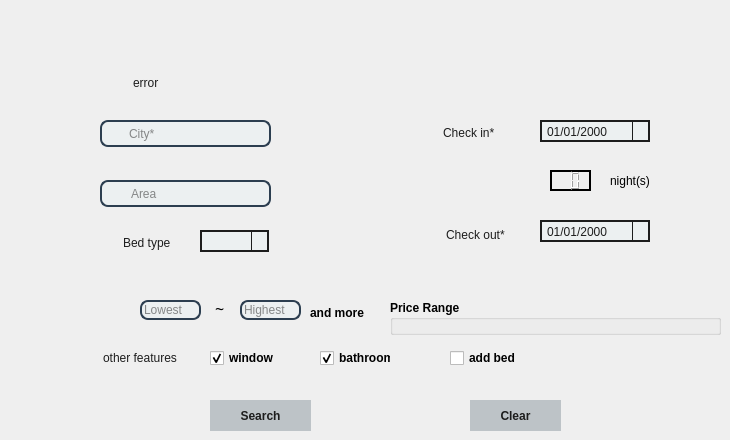
  <widget class="QWidget" name="search_tab">
   <attribute name="title">
    <string>              search              </string>
   </attribute>
   <widget class="QLineEdit" name="city_lineedit">
    <property name="geometry">
     <rect>
      <x>100</x>
      <y>120</y>
      <width>171</width>
      <height>27</height>
     </rect>
    </property>
    <property name="styleSheet">
     <string notr="true">QLineEdit
{
  color: #1d1d1d;
  background-color: #ecf0f1;
  border: 2px solid #2c3e50;
  border-radius: 8px;
  padding-left: 25px;
  font-family:&quot;Microsoft YaHei UI&quot;;
  text-align: left;
  padding-right: 50px;
  background-image: url(:/qss/icon/location.png);
  background-repeat:no-repeat;
  background-position: center left;
}


</string>
    </property>
    <property name="text">
     <string/>
    </property>
    <property name="placeholderText">
     <string>City*</string>
    </property>
   </widget>
   <widget class="QDateEdit" name="check_in_dateedit">
    <property name="geometry">
     <rect>
      <x>540</x>
      <y>120</y>
      <width>110</width>
      <height>22</height>
     </rect>
    </property>
    <property name="focusPolicy">
     <enum>Qt::ClickFocus</enum>
    </property>
    <property name="styleSheet">
     <string notr="true">QDateEdit
{
  color: #1d1d1d;
  background-color: #ecf0f1;
	border:2px solid #1d1d1d;
  padding: 3px;
  font-family:&quot;Microsoft YaHei UI&quot;;
	text-align: center;
}


  QDateEdit::drop-down {
    subcontrol-origin: padding;
    subcontrol-position: top right;
    width: 15px;
 
    border-left-width: 1px;
    border-left-color: #1d1d1d;
    border-left-style: solid; 
    border-top-right-radius: 3px; 
    border-bottom-right-radius: 3px;
}

QDateEdit::down-arrow {
    image: url(:/qss/icon/double_down.png);
}


</string>
    </property>
    <property name="displayFormat">
     <string>MM/dd/yyyy</string>
    </property>
    <property name="calendarPopup">
     <bool>true</bool>
    </property>
   </widget>
   <widget class="QDateEdit" name="check_out_dateedit">
    <property name="enabled">
     <bool>true</bool>
    </property>
    <property name="geometry">
     <rect>
      <x>540</x>
      <y>220</y>
      <width>110</width>
      <height>22</height>
     </rect>
    </property>
    <property name="focusPolicy">
     <enum>Qt::ClickFocus</enum>
    </property>
    <property name="styleSheet">
     <string notr="true">QDateEdit
{
  color: #1d1d1d;
  background-color: #ecf0f1;
	border:2px solid #1d1d1d;
  padding: 3px;
  font-family:&quot;Microsoft YaHei UI&quot;;
	text-align: center;
}


  QDateEdit::drop-down {
    subcontrol-origin: padding;
    subcontrol-position: top right;
    width: 15px;
 
    border-left-width: 1px;
    border-left-color: #1d1d1d;
    border-left-style: solid; 
    border-top-right-radius: 3px; 
    border-bottom-right-radius: 3px;
}

QDateEdit::down-arrow {
    image: url(:/qss/icon/double_down.png);
}


</string>
    </property>
    <property name="displayFormat">
     <string>MM/dd/yyyy</string>
    </property>
    <property name="calendarPopup">
     <bool>true</bool>
    </property>
   </widget>
   <widget class="QLabel" name="check_in_label">
    <property name="geometry">
     <rect>
      <x>410</x>
      <y>120</y>
      <width>105</width>
      <height>25</height>
     </rect>
    </property>
    <property name="styleSheet">
     <string notr="true">QLabel
{
  color: #1d1d1d;
  background-color: none;
  border: none;
  padding-left: 30px;
  font-family:&quot;Microsoft YaHei UI&quot;;
  text-align: left;
  background-image: url(:/qss/icon/checkin.png);
  background-repeat:no-repeat;
  background-position: center left;
}</string>
    </property>
    <property name="text">
     <string>Check in*</string>
    </property>
   </widget>
   <widget class="QLabel" name="check_out_label">
    <property name="geometry">
     <rect>
      <x>413</x>
      <y>222</y>
      <width>101</width>
      <height>25</height>
     </rect>
    </property>
    <property name="styleSheet">
     <string notr="true">QLabel
{
  color: #1d1d1d;
  background-color: none;
  border: none;
  padding-left: 30px;
  font-family:&quot;Microsoft YaHei UI&quot;;
  text-align: left;
  background-image: url(:/qss/icon/checkout.png);
  background-repeat:no-repeat;
  background-position: center left;
}</string>
    </property>
    <property name="text">
     <string>Check out*</string>
    </property>
   </widget>
   <widget class="QLCDNumber" name="total_day_lcd">
    <property name="geometry">
     <rect>
      <x>550</x>
      <y>170</y>
      <width>41</width>
      <height>21</height>
     </rect>
    </property>
    <property name="frameShape">
     <enum>QFrame::Box</enum>
    </property>
    <property name="frameShadow">
     <enum>QFrame::Plain</enum>
    </property>
    <property name="lineWidth">
     <number>2</number>
    </property>
    <property name="smallDecimalPoint">
     <bool>false</bool>
    </property>
    <property name="digitCount">
     <number>2</number>
    </property>
    <property name="intValue" stdset="0">
     <number>0</number>
    </property>
   </widget>
   <widget class="QLineEdit" name="area_lineedit">
    <property name="geometry">
     <rect>
      <x>100</x>
      <y>180</y>
      <width>171</width>
      <height>27</height>
     </rect>
    </property>
    <property name="styleSheet">
     <string notr="true">QLineEdit
{
  color: #1d1d1d;
  background-color: #ecf0f1;
  border: 2px solid #2c3e50;
  border-radius: 8px;
  padding-left: 27px;
  font-family:&quot;Microsoft YaHei UI&quot;;
  text-align: left;
  padding-right: 50px;
  background-image: url(:/qss/icon/area.png);
  background-repeat:no-repeat;
  background-position: center left;
}


</string>
    </property>
    <property name="placeholderText">
     <string>Area</string>
    </property>
   </widget>
   <widget class="QComboBox" name="bed_type_combobox">
    <property name="geometry">
     <rect>
      <x>200</x>
      <y>230</y>
      <width>69</width>
      <height>22</height>
     </rect>
    </property>
    <property name="styleSheet">
     <string notr="true">QComboBox
{
  color: #1d1d1d;
  background-color: #ecf0f1;
	border:2px solid #1d1d1d;
  padding: 3px;
  font-family:&quot;Microsoft YaHei UI&quot;;
	text-align: center;
}


  QComboBox::drop-down {
    subcontrol-origin: padding;
    subcontrol-position: top right;
    width: 15px;
 
    border-left-width: 1px;
    border-left-color: #1d1d1d;
    border-left-style: solid; 
    border-top-right-radius: 3px; 
    border-bottom-right-radius: 3px;
}

QComboBox::down-arrow {
    image: url(:/qss/icon/double_down.png);
}


</string>
    </property>
    <property name="currentIndex">
     <number>-1</number>
    </property>
    <item>
     <property name="text">
      <string>singal</string>
     </property>
    </item>
    <item>
     <property name="text">
      <string>double</string>
     </property>
    </item>
    <item>
     <property name="text">
      <string>king size</string>
     </property>
    </item>
    <item>
     <property name="text">
      <string>more..</string>
     </property>
    </item>
   </widget>
   <widget class="QLabel" name="bed_type_label">
    <property name="geometry">
     <rect>
      <x>90</x>
      <y>230</y>
      <width>91</width>
      <height>25</height>
     </rect>
    </property>
    <property name="styleSheet">
     <string notr="true">QLabel
{
  color: #1d1d1d;
  background-color: none;
  border: none;
  padding-left: 30px;
  font-family:&quot;Microsoft YaHei UI&quot;;
  text-align: left;
  background-image: url(:/qss/icon/bedtype.png);
  background-repeat:no-repeat;
  background-position: center left;
}</string>
    </property>
    <property name="text">
     <string>Bed type</string>
    </property>
   </widget>
   <widget class="QPushButton" name="search_button">
    <property name="geometry">
     <rect>
      <x>210</x>
      <y>400</y>
      <width>101</width>
      <height>31</height>
     </rect>
    </property>
    <property name="font">
     <font>
      <family>Microsoft YaHei UI</family>
      <weight>75</weight>
      <bold>true</bold>
     </font>
    </property>
    <property name="styleSheet">
     <string notr="true">QPushButton
{
  color: #1d1d1d;
  background-color: #bdc3c7;
	border:none;
  padding: 3px;
  font-family:&quot;Microsoft YaHei UI&quot;;
	text-align: center;
}
QPushButton:hover, QPushButton:pressed , QPushButton:checked
{
  background-color:  #95a5a6;
	text-align: right;
	padding-right: 20px;

}
QPushButton:hover
{
  background-image: url(:/qss/icon/search.png);
	background-repeat:no-repeat;
	background-position: center left;
}
QPushButton:pressed, QPushButton:checked
{
  background-image: url(:/qss/icon/search.png);
	background-repeat:no-repeat;
	background-position: center left;
}</string>
    </property>
    <property name="text">
     <string>Search</string>
    </property>
   </widget>
   <widget class="QPushButton" name="clear_all_button">
    <property name="geometry">
     <rect>
      <x>470</x>
      <y>400</y>
      <width>91</width>
      <height>31</height>
     </rect>
    </property>
    <property name="font">
     <font>
      <family>Microsoft YaHei UI</family>
      <weight>75</weight>
      <bold>true</bold>
     </font>
    </property>
    <property name="styleSheet">
     <string notr="true">QPushButton
{
  color: #1d1d1d;
  background-color: #bdc3c7;
	border:none;
  padding: 3px;
  font-family:&quot;Microsoft YaHei UI&quot;;
	text-align: center;
}
QPushButton:hover, QPushButton:pressed , QPushButton:checked
{
  background-color:  #95a5a6;
	text-align: right;
	padding-right: 20px;

}
QPushButton:hover
{
  background-image: url(:/qss/icon/erase.png);
	background-repeat:no-repeat;
	background-position: center left;
}
QPushButton:pressed, QPushButton:checked
{
  background-image: url(:/qss/icon/erase.png);
	background-repeat:no-repeat;
	background-position: center left;
}</string>
    </property>
    <property name="text">
     <string>Clear</string>
    </property>
   </widget>
   <widget class="QLabel" name="night_label">
    <property name="geometry">
     <rect>
      <x>610</x>
      <y>170</y>
      <width>54</width>
      <height>22</height>
     </rect>
    </property>
    <property name="text">
     <string>night(s)</string>
    </property>
   </widget>
   <widget class="QCheckBox" name="window_checkBox">
    <property name="geometry">
     <rect>
      <x>210</x>
      <y>350</y>
      <width>71</width>
      <height>16</height>
     </rect>
    </property>
    <property name="font">
     <font>
      <family>Microsoft JhengHei UI</family>
      <weight>75</weight>
      <bold>true</bold>
     </font>
    </property>
    <property name="text">
     <string>window</string>
    </property>
    <property name="checked">
     <bool>true</bool>
    </property>
    <property name="tristate">
     <bool>false</bool>
    </property>
   </widget>
   <widget class="QCheckBox" name="bathroom_checkBox">
    <property name="geometry">
     <rect>
      <x>320</x>
      <y>350</y>
      <width>71</width>
      <height>16</height>
     </rect>
    </property>
    <property name="font">
     <font>
      <family>Microsoft JhengHei UI</family>
      <weight>75</weight>
      <bold>true</bold>
     </font>
    </property>
    <property name="text">
     <string>bathroom</string>
    </property>
    <property name="checked">
     <bool>true</bool>
    </property>
   </widget>
   <widget class="QCheckBox" name="add_bed_checkBox">
    <property name="geometry">
     <rect>
      <x>450</x>
      <y>350</y>
      <width>91</width>
      <height>16</height>
     </rect>
    </property>
    <property name="font">
     <font>
      <family>Microsoft JhengHei UI</family>
      <weight>75</weight>
      <bold>true</bold>
     </font>
    </property>
    <property name="text">
     <string>add bed</string>
    </property>
   </widget>
   <widget class="QLabel" name="notice_feature_label">
    <property name="geometry">
     <rect>
      <x>70</x>
      <y>345</y>
      <width>121</width>
      <height>25</height>
     </rect>
    </property>
    <property name="styleSheet">
     <string notr="true">QLabel
{
  color: #1d1d1d;
  background-color: none;
  border: none;
  padding-left: 30px;
  font-family:&quot;Microsoft YaHei UI&quot;;
  text-align: left;
  background-image: url(:/qss/icon/star.png);
  background-repeat:no-repeat;
  background-position: center left;
}</string>
    </property>
    <property name="text">
     <string>other features</string>
    </property>
   </widget>
   <widget class="QGroupBox" name="price_range_groupbox">
    <property name="geometry">
     <rect>
      <x>390</x>
      <y>300</y>
      <width>331</width>
      <height>35</height>
     </rect>
    </property>
    <property name="font">
     <font>
      <family>Microsoft JhengHei UI</family>
      <weight>75</weight>
      <bold>true</bold>
     </font>
    </property>
    <property name="title">
     <string>Price Range</string>
    </property>
    <widget class="RangeSlider" name="price_range_slider" native="true">
     <property name="geometry">
      <rect>
       <x>0</x>
       <y>15</y>
       <width>311</width>
       <height>20</height>
      </rect>
     </property>
    </widget>
   </widget>
   <widget class="QLineEdit" name="lowest_price_lineedit">
    <property name="geometry">
     <rect>
      <x>140</x>
      <y>300</y>
      <width>61</width>
      <height>20</height>
     </rect>
    </property>
    <property name="styleSheet">
     <string notr="true">QLineEdit
{
  color: #1d1d1d;
  background-color: #ecf0f1;
  border: 2px solid #2c3e50;
  border-radius: 8px;
  font-family:&quot;Microsoft YaHei UI&quot;;
}


</string>
    </property>
    <property name="placeholderText">
     <string>Lowest</string>
    </property>
   </widget>
   <widget class="QLineEdit" name="highest_price_lineedit">
    <property name="geometry">
     <rect>
      <x>240</x>
      <y>300</y>
      <width>61</width>
      <height>20</height>
     </rect>
    </property>
    <property name="styleSheet">
     <string notr="true">QLineEdit
{
  color: #1d1d1d;
  background-color: #ecf0f1;
  border: 2px solid #2c3e50;
  border-radius: 8px;
  font-family:&quot;Microsoft YaHei UI&quot;;
}


</string>
    </property>
    <property name="placeholderText">
     <string>Highest</string>
    </property>
   </widget>
   <widget class="QLabel" name="wave_label">
    <property name="geometry">
     <rect>
      <x>215</x>
      <y>300</y>
      <width>16</width>
      <height>16</height>
     </rect>
    </property>
    <property name="font">
     <font>
      <family>Microsoft JhengHei</family>
      <pointsize>12</pointsize>
      <weight>50</weight>
      <bold>false</bold>
     </font>
    </property>
    <property name="text">
     <string>~</string>
    </property>
   </widget>
   <widget class="QLabel" name="and_more_label">
    <property name="geometry">
     <rect>
      <x>310</x>
      <y>305</y>
      <width>61</width>
      <height>16</height>
     </rect>
    </property>
    <property name="font">
     <font>
      <family>Microsoft JhengHei UI</family>
      <weight>75</weight>
      <bold>true</bold>
     </font>
    </property>
    <property name="text">
     <string>and more</string>
    </property>
   </widget>
   <widget class="QLabel" name="error_search_label">
    <property name="geometry">
     <rect>
      <x>100</x>
      <y>70</y>
      <width>321</width>
      <height>25</height>
     </rect>
    </property>
    <property name="styleSheet">
     <string notr="true">QLabel
{
  color: #1d1d1d;
  background-color: none;
  border: none;
  padding-left: 30px;
  font-family:&quot;Microsoft YaHei UI&quot;;
  text-align: left;
  background-image: url(:/qss/icon/error.png);
  background-repeat:no-repeat;
  background-position: center left;
}</string>
    </property>
    <property name="text">
     <string>error</string>
    </property>
   </widget>
  </widget>
